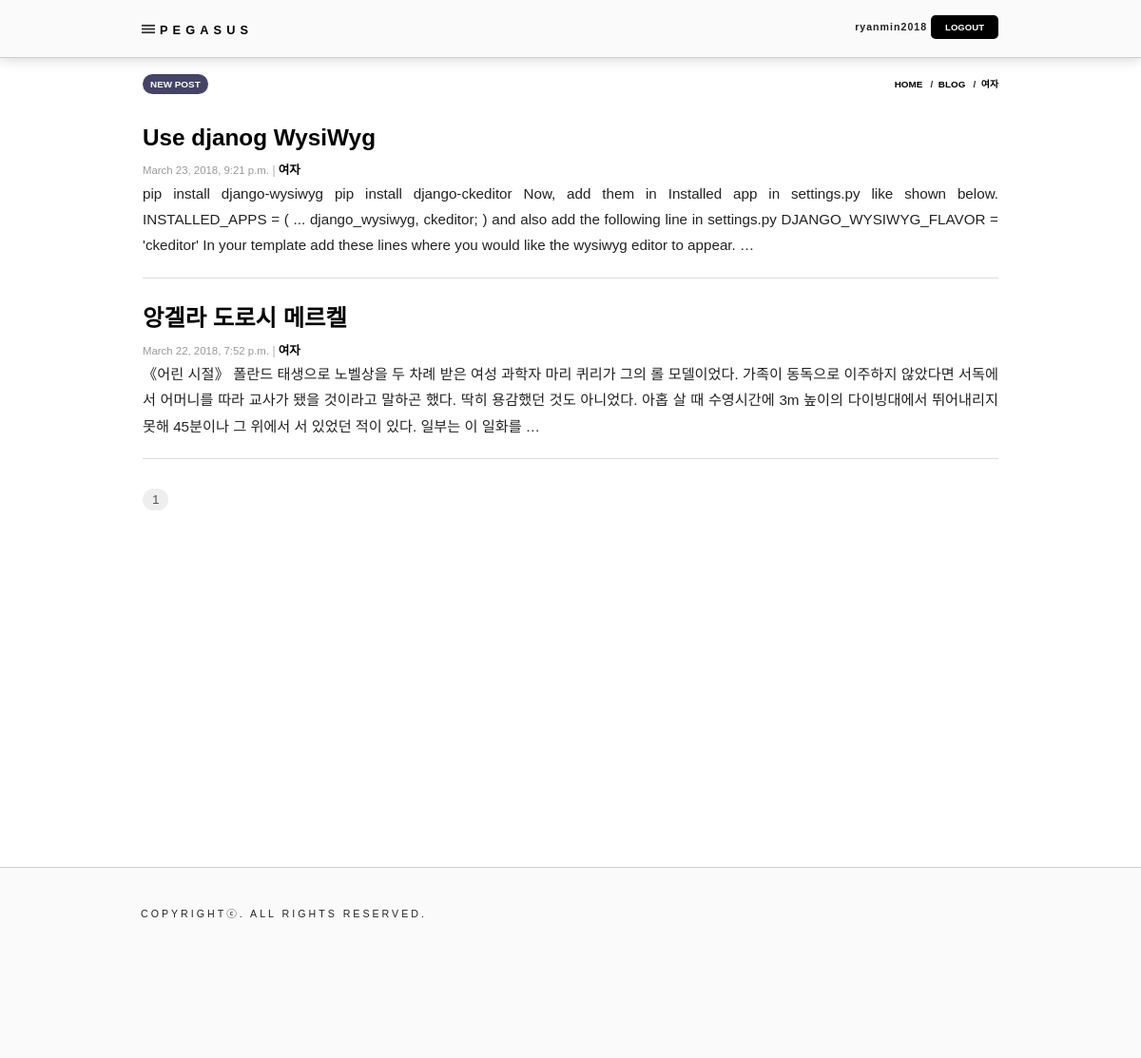
Screenshot of /blog/?cat=1 (signed in) with the database file from the repository.
### blog/models.py (models this page shows, shortened)
class Category(models.Model):
    objects       = models.Manager()
    category_name = models.CharField(max_length=50, verbose_name='분류명')

class Blog(models.Model):
    objects        = models.Manager()
    author         = models.ForeignKey('auth.User', on_delete=models.CASCADE, verbose_name='등록자')
    category       = models.ForeignKey(Category, on_delete=models.CASCADE, default=1, verbose_name='분류')
    title          = models.CharField(max_length=200, verbose_name='제목')
    text           = models.TextField(verbose_name='내용')
    created_date   = models.DateTimeField(default=timezone.now, verbose_name='생성일')
    published_date = models.DateTimeField(blank=True, null=True, verbose_name='공개일')

### blog/views.py (the view)
def blog_list(request):
    intPageSize = 10
    catid = request.GET.get('cat')
    catnm = ""
    list  = Blog.objects.select_related('category')
    if catid:
        catnm = get_object_or_404(Category, pk=catid).category_name
        list  = list.filter(category=catid)
    list = list.order_by('-published_date')
    paginator = Paginator(list, intPageSize)
    page      = request.GET.get('page')
    try:
        posts = paginator.page(page)
    except PageNotAnInteger:
        posts = paginator.page(1)
    except EmptyPage:
        posts = paginator.page(paginator.num_pages)
    return render(request, 'blog/blog_list.html', {
            'posts':posts,
            'totalcnt':paginator.count,
            'pagesize':intPageSize,
            'category':catid,
            'category_name':catnm
        }
    )

### blog/templates/blog/blog_list.html (shortened to what this page needs)
{% extends 'main/layout.html' %}
{% load static %}
{% block custom_actions %}
    <a href='{% url 'blog:blog_new' %}'>NEW POST</a>
{% endblock custom_actions %}
{% block location %}
    &nbsp;&nbsp;/&nbsp;&nbsp;<a href='{% url 'blog:blog_list' %}'>BLOG</a>
    {% if category %}
        &nbsp;&nbsp;/&nbsp;&nbsp;<a href='{% url 'blog:blog_list' %}?cat={{ category }}'>{{ category_name }}</a>
    {% endif %}
{% endblock %}
{% block content %}
    {% for post in posts %}
        <h1 class='title'><a href="{% url 'blog:blog_detail' pk=post.pk %}?page={{posts.number}}{% if category %}&cat={{ category }}{% endif %}">{{ post.title }}</a></h1>
        <div class="subtitle">{{ post.published_date }} <a href='?cat={{ post.category.pk }}'>{{ post.category.category_name }}</a></div>
        <div class='articlecontent'>{{ post.text|striptags|truncatewords:50 }}</div>
        <div class='delimeter'></div>
        <div>&nbsp;</div>
    {% endfor %}
{% endblock %}

### main/templates/main/layout.html (shortened to what this page needs)
{% load staticfiles %}
<!DOCTYPE html>
<html lang="ko">
	<head>
		<link rel="stylesheet" href="{% static 'css/style.css' %}?00007" type="text/css" media="all">
	</head>
	<body>
		<div id="container">
			<div id="header">
				<div id="section_logo">
					<img id="menu" src="{% static 'images/btnBurger.png' %}" onclick="controlPopMenu();return false;" alt="메뉴열기" title="메뉴열기">
					<span id="domain"><a href='/'>PEGASUS</a></span>
				</div>
				<div id="section_logon_status">
				    {% if user.is_active %}
				    {{ user.username }}
				    <a href='{% url 'logout' %}' class='btn'>LOGOUT</a>
				    {% else %}
				    <a href='{% url 'login' %}' class='btn'>LOGIN</a>
				    <a href='{% url 'join' %}' class='btn'>CREATE ACCOUNT</a>
				    {% endif %}
				</div>
			</div>
			<div id="article">
			    <div id="section_body_top">
    				<span id="section_buttons">
    				    {% block custom_actions %}
    				    {% endblock %}
    				</span>
    				<span id="section_location"><a href='/' title='홈으로 이동'>HOME</a>{% block location %}{% endblock %}</span>
				</div>
				<div id="section_body">
                    {% block content %}
                    {% endblock %}
                    <p>&nbsp;</p>
                </div>
            </div>
        </div>
        <div id="footer">
            <div id="copyright">COPYRIGHTⓒ<b></b>. ALL RIGHTS RESERVED.</div>
        </div>
    </body>
</html>

### static/css/style.css (style rules this page uses)
html, body { margin:0;padding:0;height:100%; }
body { min-width:320px;overflow-x:hidden;font-size:0.95em;color:#222;font-family:'GyeonggiBatang',sans-serif;line-height:1.8em; }
header,article,footer,div,ul,li,dl,dt,dd,p,h1,h2,h3,h4,h5,h6,fieldsetlegend,iframe,table,th,td { margin:0;padding:0; }
img, fieldset, button { border:0; }
a { text-decoration:none;color:#000; }
a.btn { text-decoration:none;font-size:0.9em;letter-spacing:-1px;transition:background-color .4s ease-in-out; }
#container { width:100%; }
#header { position:fixed;top:0;left:0;width:100%;height:60px;background-color:#fafafa;border-bottom:1px solid #ccc;z-index:3; font-size:0.7em;font-weight:bold;letter-spacing:1px; transition: top 0.2s ease-in-out;-webkit-box-shadow: 0px 0px 14px 0px rgba(204,204,204,1);-moz-box-shadow: 0px 0px 14px 0px rgba(204,204,204,1);box-shadow: 0px 0px 14px 0px rgba(204,204,204,1); }
#article { padding:10px 30px;min-height:800px;max-width:900px;margin:0 auto; }
#section_body_top { position:relative;width:100%;height:20px;margin-bottom:35px;font-size:0.65em;font-weight:bold; }
#section_buttons a { padding:5px 8px;background-color:#446;color:#fff;border-radius:20px;transition:background-color .4s ease-in-out; }
#section_location { position:absolute;right:0px;text-align:right; }
#footer { display:relative;width:100%;height:200px;border-top:1px solid #ccc;background-color:#fafafa; }
#section_logo { position:absolute;width:100%; }
#section_logo #menu { position:absolute;width:17px;height:13px;top:24px;left:28px; }
#section_logo #domain { position:absolute;left:48px;top:18px;font-size:1.2em;letter-spacing:0.4em; }
#section_logon_status { position:absolute;top:15px;right:30px;display:none; }
#section_logon_status a { letter-spacing:0px; }
#footer div { margin-top:35px;margin-left:28px;position:absolute;z-index:1;letter-spacing:3px;font-size:0.7em; }
h1 { position:relative;margin-bottom:20px;font-size:1.6em;font-weight:bold;line-height:1.2em;overflow:hidden;white-space:nowrap;text-overflow:ellipsis; }
h1.title { overflow:visible;white-space:normal; }
div.subtitle { margin-top:-10px;color:#999;font-size:0.75em;line-height:1.8em;overflow:hidden;white-space:nowrap;text-overflow:ellipsis; }
div.subtitle a { font-weight:bold;padding-right:3px;font-size:1.1em; }
div.subtitle a:before { content:'|';margin-right:3px;color:#ccc; }
#articlecontent, .articlecontent { text-align:justify; }
input[type=submit], a.btn { border-radius:5px;border:0;padding:7px 15px;background:#000;color:#fff;margin-right:6px;cursor:pointer;font-family:'GyeonggiBatang',sans-serif; }

### blog/templates/blog/blog_list.html (style rules this page uses)
.delimeter { height:20px;border-bottom:1px solid #ddd; }

### rows the page displays
Category: category_name "여자"
Blog: title "Use djanog WysiWyg", published_date "March 23, 2018, 9:21 p.m.", category.category_name "여자", text "pip install django-wysiwyg pip install django-ckeditor Now, add them in Installed app in settings.py like shown below. INSTALLED_APPS = ( ... django_wysiwyg, ckeditor; ) and also add the following line in settings.py DJANGO_WYSIWYG_FLAVOR = 'ckeditor' In your template add these lines where you would like the wysiwyg editor to appear. …"
Blog: title "앙겔라 도로시 메르켈", published_date "March 22, 2018, 7:52 p.m.", category.category_name "여자", text "《어린 시절》 폴란드 태생으로 노벨상을 두 차례 받은 여성 과학자 마리 퀴리가 그의 롤 모델이었다. 가족이 동독으로 이주하지 않았다면 서독에서 어머니를 따라 교사가 됐을 것이라고 말하곤 했다. 딱히 용감했던 것도 아니었다. 아홉 살 때 수영시간에 3m 높이의 다이빙대에서 뛰어내리지 못해 45분이나 그 위에서 서 있었던 적이 있다. 일부는 이 일화를 …"

### other values shown
{{ user.username }} "ryanmin2018"
